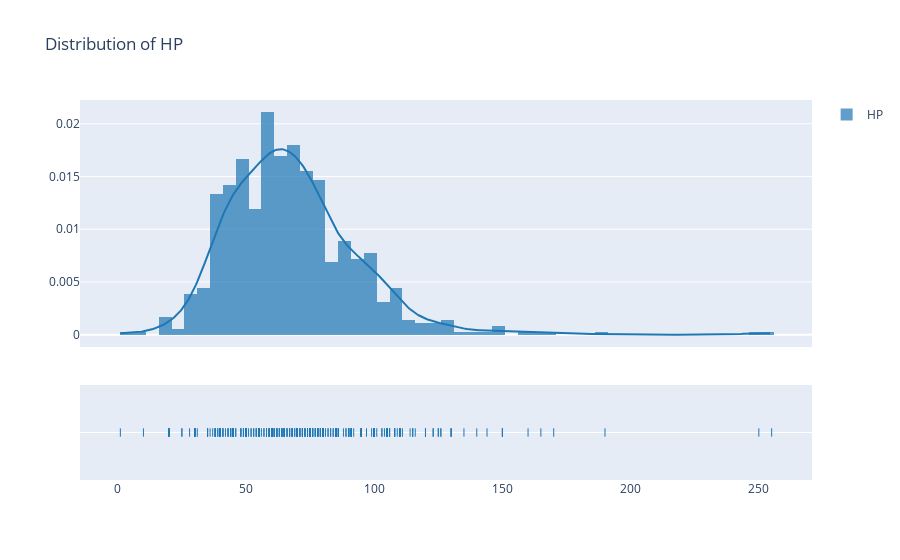

This figure's notebook cell:
### Markdown cell above
### Distribution of HP
The distribution pattern and concentration of HP stats among Pokémon

### Code cell
fig = ff.create_distplot([pokedata.HP], ['HP'], bin_size=5)
fig.update_layout(title="Distribution of HP") 
iplot(fig, filename='Basic Distplot')

### Figure 1 — Plotly figure (JSON) as saved in the notebook; plotly's stock layout.template omitted (floating-point values rounded to 4 significant figures; data arrays with more than 128 entries replaced by an {"elided": "..."} marker saying what was removed)
{"data": [{"histnorm": "probability density", "legendgroup": "HP", "marker": {"color": "rgb(31, 119, 180)"}, "name": "HP", "opacity": 0.7, "type": "histogram", "x": {"elided": "721 int values"}, "xaxis": "x", "xbins": {"end": 255, "size": 5, "start": 1}, "yaxis": "y"}, {"legendgroup": "HP", "marker": {"color": "rgb(31, 119, 180)"}, "mode": "lines", "name": "HP", "showlegend": false, "type": "scatter", "x": {"elided": "500 float values"}, "xaxis": "x", "y": {"elided": "500 float values"}, "yaxis": "y"}, {"legendgroup": "HP", "marker": {"color": "rgb(31, 119, 180)", "symbol": "line-ns-open"}, "mode": "markers", "name": "HP", "showlegend": false, "type": "scatter", "x": {"elided": "721 int values"}, "xaxis": "x", "y": {"elided": "721 str values"}, "yaxis": "y2"}], "layout": {"autosize": true, "barmode": "overlay", "hovermode": "closest", "legend": {"traceorder": "reversed"}, "title": {"text": "Distribution of HP"}, "xaxis": {"anchor": "y2", "autorange": true, "domain": [0, 1], "range": [-14.73, 270.7], "type": "linear", "zeroline": false}, "yaxis": {"anchor": "free", "autorange": true, "domain": [0.35, 1], "position": 0, "range": [-0.001171, 0.02225], "type": "linear"}, "yaxis2": {"anchor": "x", "autorange": true, "domain": [0, 0.25], "dtick": 1, "range": [-1, 1], "showticklabels": false, "type": "category"}}}
